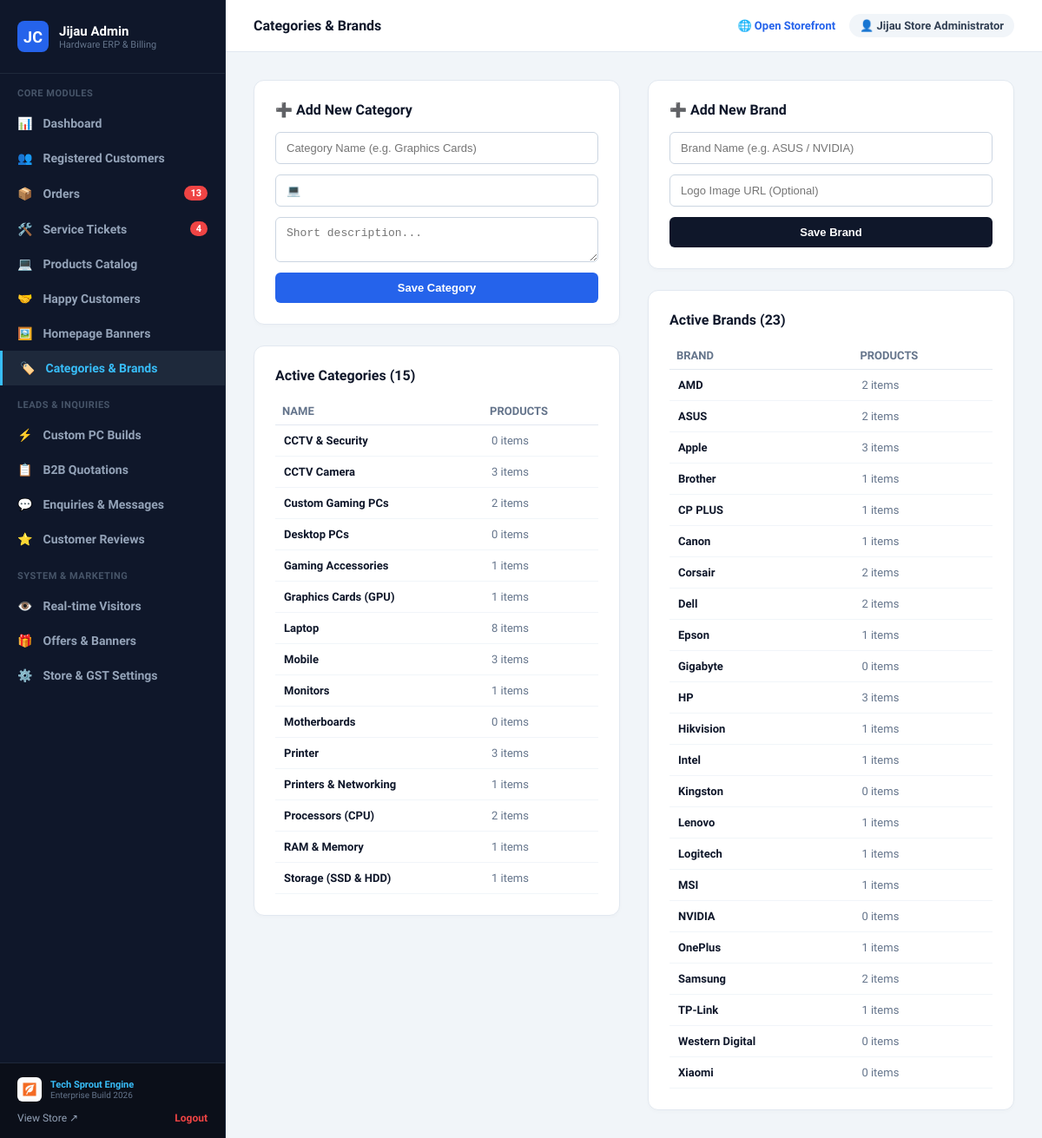
Page /php-jijaucomputers/admin/categories.php (signed in) on the committed database.
### tables this page shows
CREATE TABLE "Category" (
    "id" TEXT NOT NULL PRIMARY KEY,
    "name" TEXT NOT NULL,
    "slug" TEXT NOT NULL,
    "description" TEXT,
    "imageUrl" TEXT,
    "iconName" TEXT DEFAULT 'Monitor',
    "order" INTEGER NOT NULL DEFAULT 0,
    "isActive" BOOLEAN NOT NULL DEFAULT true,
    "createdAt" DATETIME NOT NULL DEFAULT CURRENT_TIMESTAMP,
    "updatedAt" DATETIME NOT NULL
);

CREATE TABLE "Brand" (
    "id" TEXT NOT NULL PRIMARY KEY,
    "name" TEXT NOT NULL,
    "slug" TEXT NOT NULL,
    "logoUrl" TEXT,
    "isActive" BOOLEAN NOT NULL DEFAULT true,
    "createdAt" DATETIME NOT NULL DEFAULT CURRENT_TIMESTAMP,
    "updatedAt" DATETIME NOT NULL
);

### php-jijaucomputers/admin/categories.php (the view, shortened to what this page needs)
<?php
require_once __DIR__ . '/includes/header.php';
require_once __DIR__ . '/includes/sidebar.php';
$db = getDB();
$categories = $db->query('SELECT c.*, (SELECT COUNT(*) FROM "Product" WHERE categoryId = c.id) as productCount FROM "Category" c ORDER BY name ASC')->fetchAll();
$brands = $db->query('SELECT b.*, (SELECT COUNT(*) FROM "Product" WHERE brandId = b.id) as productCount FROM "Brand" b ORDER BY name ASC')->fetchAll();
?>
<div>
  <div style="display: grid; grid-template-columns: 1fr 1fr; gap: 32px;">
    <div>
      <div style="background: white; border-radius: 12px; border: 1px solid #e2e8f0; padding: 24px; box-shadow: 0 2px 4px rgba(0,0,0,0.02); margin-bottom: 24px;">
        <h3 style="font-size: 16px; font-weight: 800; color: #0f172a; margin: 0 0 16px;">➕ Add New Category</h3>
        <form method="POST" action="/admin/categories.php" style="display: flex; flex-direction: column; gap: 12px;">
          <input type="text" name="name" required placeholder="Category Name (e.g. Graphics Cards)" style="padding: 10px 12px; border: 1.5px solid #cbd5e1; border-radius: 6px; font-size: 13px;">
          <input type="text" name="icon" placeholder="Icon / Emoji (e.g. 🎮)" value="💻" style="padding: 10px 12px; border: 1.5px solid #cbd5e1; border-radius: 6px; font-size: 13px;">
          <textarea name="description" rows="2" placeholder="Short description..." style="padding: 10px 12px; border: 1.5px solid #cbd5e1; border-radius: 6px; font-size: 13px;"></textarea>
          <button type="submit" style="padding: 10px; background: #2563eb; color: white; border: none; border-radius: 6px; font-weight: 700; font-size: 13px; cursor: pointer;">Save Category</button>
        </form>
      </div>
      <div style="background: white; border-radius: 12px; border: 1px solid #e2e8f0; padding: 24px; box-shadow: 0 2px 4px rgba(0,0,0,0.02);">
        <h3 style="font-size: 16px; font-weight: 800; color: #0f172a; margin: 0 0 16px;">Active Categories (<?= count($categories) ?>)</h3>
        <table style="width: 100%; border-collapse: collapse; font-size: 13px; text-align: left;">
          <thead>
            <tr style="border-bottom: 1px solid #e2e8f0; color: #64748b;">
              <th style="padding: 8px;">NAME</th>
              <th style="padding: 8px;">PRODUCTS</th>
            </tr>
          </thead>
          <tbody>
            <?php foreach ($categories as $c): ?>
              <tr style="border-bottom: 1px solid #f1f5f9;">
                <td style="padding: 10px; font-weight: 700;"><?= htmlspecialchars($c['icon'] ?? '') ?> <?= htmlspecialchars($c['name']) ?></td>
                <td style="padding: 10px; color: #64748b;"><?= $c['productCount'] ?> items</td>
              </tr>
            <?php endforeach; ?>
          </tbody>
        </table>
      </div>
    </div>
    <div>
      <div style="background: white; border-radius: 12px; border: 1px solid #e2e8f0; padding: 24px; box-shadow: 0 2px 4px rgba(0,0,0,0.02); margin-bottom: 24px;">
        <h3 style="font-size: 16px; font-weight: 800; color: #0f172a; margin: 0 0 16px;">➕ Add New Brand</h3>
        <form method="POST" action="/admin/categories.php" style="display: flex; flex-direction: column; gap: 12px;">
          <input type="text" name="name" required placeholder="Brand Name (e.g. ASUS / NVIDIA)" style="padding: 10px 12px; border: 1.5px solid #cbd5e1; border-radius: 6px; font-size: 13px;">
          <input type="text" name="logoUrl" placeholder="Logo Image URL (Optional)" style="padding: 10px 12px; border: 1.5px solid #cbd5e1; border-radius: 6px; font-size: 13px;">
          <button type="submit" style="padding: 10px; background: #0f172a; color: white; border: none; border-radius: 6px; font-weight: 700; font-size: 13px; cursor: pointer;">Save Brand</button>
        </form>
      </div>
      <div style="background: white; border-radius: 12px; border: 1px solid #e2e8f0; padding: 24px; box-shadow: 0 2px 4px rgba(0,0,0,0.02);">
        <h3 style="font-size: 16px; font-weight: 800; color: #0f172a; margin: 0 0 16px;">Active Brands (<?= count($brands) ?>)</h3>
        <table style="width: 100%; border-collapse: collapse; font-size: 13px; text-align: left;">
          <thead>
            <tr style="border-bottom: 1px solid #e2e8f0; color: #64748b;">
              <th style="padding: 8px;">BRAND</th>
              <th style="padding: 8px;">PRODUCTS</th>
            </tr>
          </thead>
          <tbody>
            <?php foreach ($brands as $b): ?>
              <tr style="border-bottom: 1px solid #f1f5f9;">
                <td style="padding: 10px; font-weight: 700;"><?= htmlspecialchars($b['name']) ?></td>
                <td style="padding: 10px; color: #64748b;"><?= $b['productCount'] ?> items</td>
              </tr>
            <?php endforeach; ?>
          </tbody>
        </table>
      </div>
    </div>
  </div>
</div>
<?php require_once __DIR__ . '/includes/footer.php'; ?>

### php-jijaucomputers/public/css/style.css (style rules this page uses)
* { box-sizing: border-box; }
html, body { margin: 0; padding: 0; width: 100%; max-width: 100vw; overflow-x: hidden; font-family: 'Plus Jakarta Sans', -apple-system, BlinkMacSystemFont, 'Segoe UI', Roboto, sans-serif; -webkit-font-smoothing: antialiased; }

### php-jijaucomputers/admin/includes/header.php (style rules this page uses)
:root { --admin-bg: #0f172a; --admin-card: #1e293b; --admin-sidebar: #0b0f19; --admin-border: #334155; --admin-accent: #3b82f6; }
body.admin-body { background: #f1f5f9; color: #0f172a; font-family: 'Plus Jakarta Sans', sans-serif; margin: 0; padding: 0; display: flex; min-height: 100vh; }

### rows in the picture
category: name "CCTV & Security", productCount "0"
category: name "CCTV Camera", productCount "3"
category: name "Custom Gaming PCs", productCount "2"
category: name "Desktop PCs", productCount "0"
category: name "Gaming Accessories", productCount "1"
category: name "Graphics Cards (GPU)", productCount "1"
category: name "Laptop", productCount "8"
category: name "Mobile", productCount "3"
category: name "Monitors", productCount "1"
category: name "Motherboards", productCount "0"
category: name "Printer", productCount "3"
category: name "Printers & Networking", productCount "1"
category: name "Processors (CPU)", productCount "2"
category: name "RAM & Memory", productCount "1"
category: name "Storage (SSD & HDD)", productCount "1"
brand: name "AMD", productCount "2"
brand: name "ASUS", productCount "2"
brand: name "Apple", productCount "3"
brand: name "Brother", productCount "1"
brand: name "CP PLUS", productCount "1"
brand: name "Canon", productCount "1"
brand: name "Corsair", productCount "2"
brand: name "Dell", productCount "2"
brand: name "Epson", productCount "1"
brand: name "Gigabyte", productCount "0"
brand: name "HP", productCount "3"
brand: name "Hikvision", productCount "1"
brand: name "Intel", productCount "1"
brand: name "Kingston", productCount "0"
brand: name "Lenovo", productCount "1"
brand: name "Logitech", productCount "1"
brand: name "MSI", productCount "1"
brand: name "NVIDIA", productCount "0"
brand: name "OnePlus", productCount "1"
brand: name "Samsung", productCount "2"
brand: name "TP-Link", productCount "1"
brand: name "Western Digital", productCount "0"
brand: name "Xiaomi", productCount "0"

### other values in the picture
$pendingOrdersCount "13"
$activeServiceCount "4"
$pageTitle "Categories & Brands"
$adminUser['name'] "Jijau Store Administrator"
count($categories) "15"
count($brands) "23"
